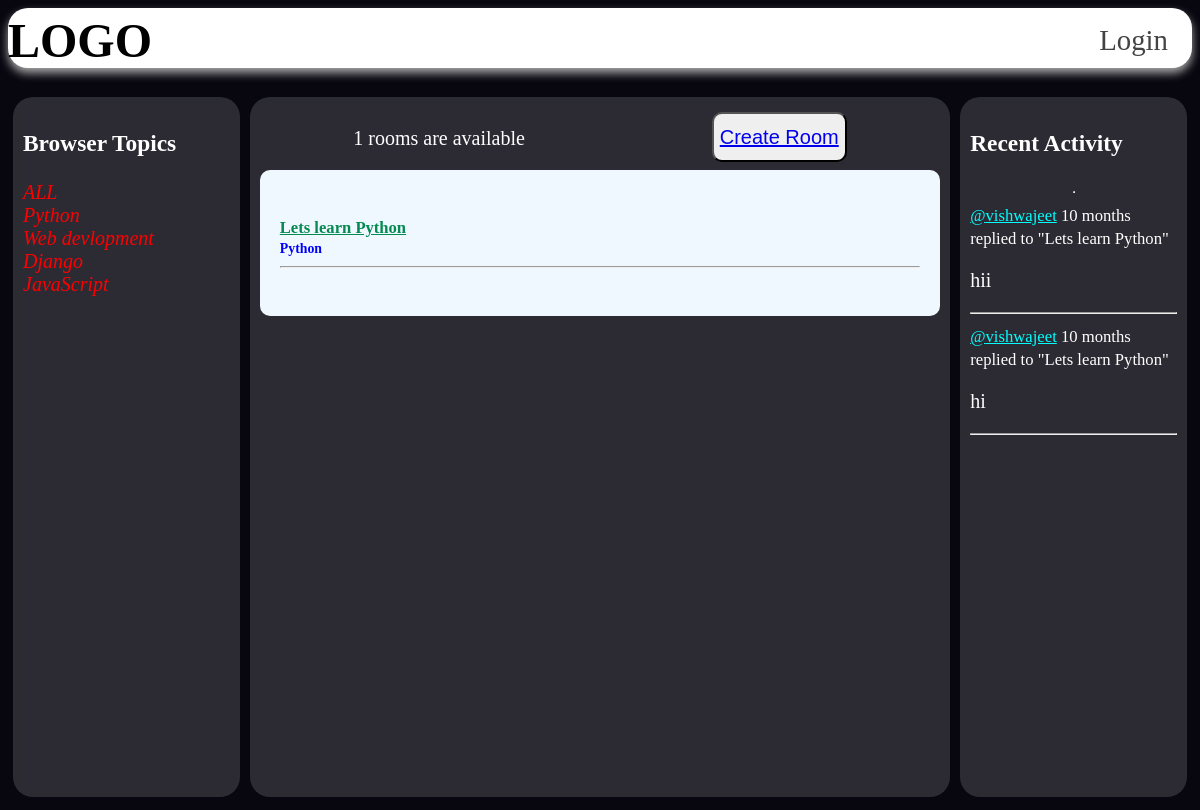
Page /?q=Python on the committed database.
### base/models.py (models this page shows, shortened)
class Topic(models.Model):
    name = models.CharField(max_length=200)

class Room(models.Model):
    host= models.ForeignKey(User, on_delete=models.SET_NULL , null=True)
    topic=models.ForeignKey(Topic, on_delete=models.SET_NULL , null=True)
    name= models.CharField(max_length=200)
    description = models.TextField(null=True)
    participants= models.ManyToManyField(User, related_name='participants',blank=True)
    updated = models.DateTimeField(auto_now=True)
    created = models.DateTimeField(auto_now_add=True)
    class Meta:
        ordering = ['-updated', '-created']
    def __str__(self):
        return self.name

class Message(models.Model):
        user = models.ForeignKey(User, on_delete=models.CASCADE)
        room = models.ForeignKey(Room, on_delete=models.CASCADE)
        body = models.TextField()
        updated = models.DateTimeField(auto_now=True)
        created = models.DateTimeField(auto_now_add=True)
        class Meta:
          ordering = ['-updated', '-created']
        def __str__(self):
            return self.body[0:50]

### base/views.py (the view)
# urls.py: path('',views.home, name='home'),
def home(request):
    q = request.GET.get('q') if request.GET.get('q')!= None else ''
    rooms = Room.objects.filter(
        Q(topic__name__icontains=q) |
        Q(name__icontains=q) |
        Q(description__icontains=q)
    )
    room_count = rooms.count()
    room_messages =Message.objects.filter(Q(room__topic__name__icontains=q))
    topics = Topic.objects.all()
    context = {'rooms': rooms, 'topics': topics, 'room_count':room_count, 'room_messages': room_messages}
    return render(request, 'base/home.html', context)

### base/templates/base/home.html (shortened to what this page needs)
{% extends 'main.html' %}
{% block content %}
{% include 'navbar.html'%}
<div>
    <div class="home-container">
        <div class="browser-topic">
            {% include 'base/topic_component.html'%}
        </div>
        <div class="room-home">
            <div class="room-feed-head">
                <p>{{room_count}} rooms are available</p>
                <button style="height: 50px; border-radius: 10px; font-size: 20px; margin-top: 5px;">
                    <a href="{% url 'create-room' %}">Create Room</a></button>
            </div>
            <div class="room-feed">
                {% include 'base/feed_component.html'%}
            </div>
        </div>
        <div class="recent-activity">
            {% include 'base/acitivity_component.html' %}
        </div>
    </div>
</div>
{% endblock content %}

### base/templates/base/topic_component.html (shortened to what this page needs)
{% block content %}
<h3>Browser Topics</h3>
            <div>
            <a class="bt-a" href="{% url 'home' %}">ALL</a>
            {% for topic in topics%}
            <div>
                <a class="bt-a" href="{% url 'home' %}?q={{topic.name}}">{{topic.name}}</a>
            </div>
            {% endfor %}
            </div>
{% endblock content %}

### base/templates/base/feed_component.html (shortened to what this page needs)
{% block content %}
{% for room in rooms %}
<div>
    <h5>
        <a class="room-name" href="{% url 'room' room.id%}">{{room.name}}</a><br>
        <small class="topic-name">{{room.topic.name}}</small>
        <hr>
    </h5>
</div>
{% endfor %}
{% endblock content %}

### base/templates/base/acitivity_component.html (shortened to what this page needs)
{% block content %}
<h3>Recent Activity</h3>
<hr>
{% for message in room_messages %}
<div>
    <small><a class="act-a" href="{%url 'user-profile' message.user.id %}">@{{message.user}}</a>
        {{message.created|timesince}}</a></small>
    <small>replied to "{{message.room}}"</small>
    <p>{{message}}</p>
    <hr>
</div>
{% endfor %}
{% endblock content %}

### static/styles/main.css (style rules this page uses)
body { font-size: 20px; background-color: #fff; }

### base/templates/base/home.html (style rules this page uses)
body { font-size: 20px; background-color: #080710; color: white; ; }
.home-container { display: grid; grid-template-columns: 1fr 3fr 1fr; margin-top: 3vh; }
.browser-topic, .recent-activity, .room-home { border-radius: 20px; display: flex; flex-direction: column; overflow: scroll; height: 85vh; padding: 10px; margin: 5px; background-color: rgba(255, 255, 255, .15); backdrop-filter: blur(5px); }
.room-feed-head { display: flex; justify-content: space-around; }
.room-feed { border-radius: 10px; background-color: aliceblue; padding: 20px; }

### base/templates/base/topic_component.html (style rules this page uses)
.bt-a { color: red; font-style: oblique; text-decoration: darkviolet; }

### base/templates/base/feed_component.html (style rules this page uses)
.room-name { color: #058b52;; }
.topic-name { color: blue; }

### base/templates/base/acitivity_component.html (style rules this page uses)
.act-a { color: cyan; }

### rows in the picture
Topic: name "Python"
Topic: name "Web devlopment"
Topic: name "Django"
Topic: name "JavaScript"
Room: name "Lets learn Python", topic.name "Python"
Message: user "vishwajeet", created "10 months", room "Lets learn Python", body "hii"
Message: user "vishwajeet", created "10 months", room "Lets learn Python", body "hi"

### other values in the picture
{{ room_count }} "1"
